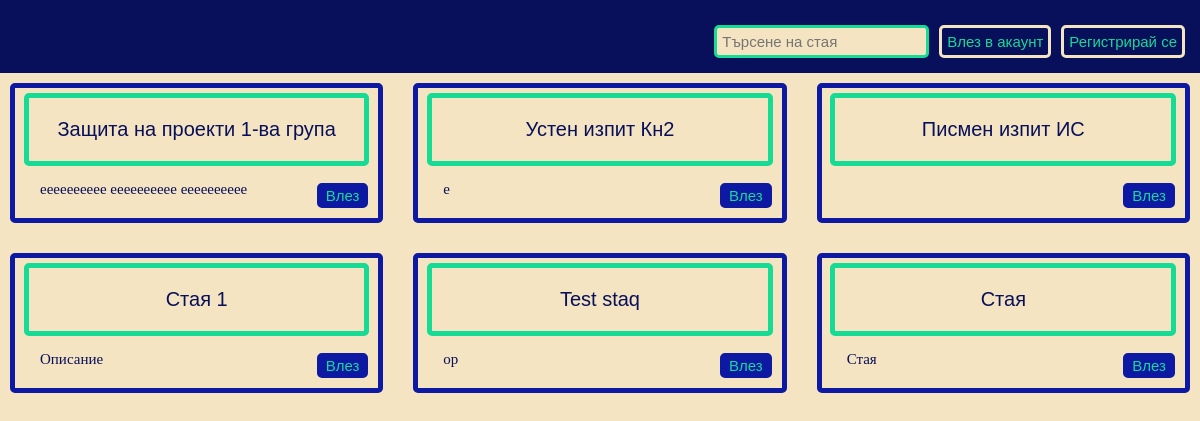
The page /lobby/lobby.php on the database as committed earlier.
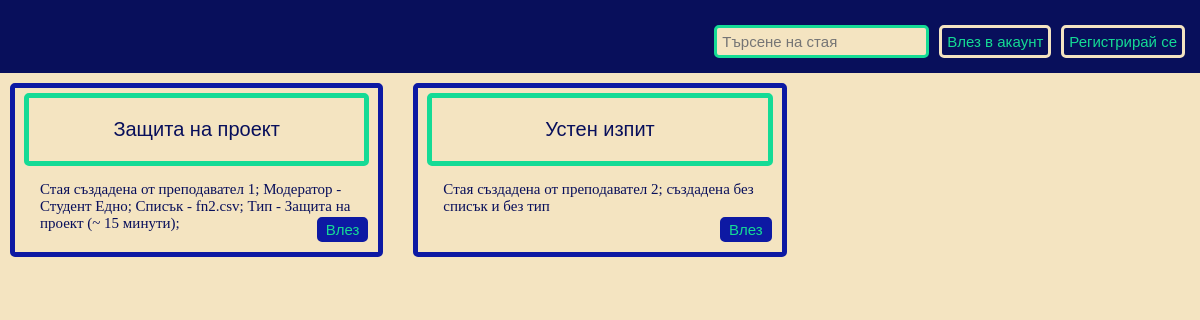
The same page on the database as committed later.
### tables this page shows
CREATE TABLE `rooms` (
  `room_id` int(11) NOT NULL,
  `creator_id` int(11) NOT NULL,
  `moderator_id` int(11) NOT NULL,
  `name` varchar(100) NOT NULL,
  `description` varchar(400) NOT NULL,
  `type_id` int(11) DEFAULT NULL,
  `url` varchar(400) DEFAULT NULL,
  `meeting_password` varchar(100) DEFAULT NULL,
  `break_until` datetime DEFAULT NULL,
  `avg_time` int(11) DEFAULT NULL,
  `passed_people` int(11) NOT NULL DEFAULT 0
);

### lobby/lobby_operations.php (called while the page is built, shortened)
<?php
function getAllRooms(){
	$db = Database::getInstance();
	$pdo = $db->getConnection();
	$query = 'SELECT name, description, room_id FROM rooms';
	$stmt = $pdo->query($query);
	$rows = $stmt->fetchAll(PDO::FETCH_ASSOC);
	return $rows;
}
?>

### lobby/lobby.php (the view, shortened to what this page needs)
<?php
 include_once 'lobby_operations.php';
?>
<!DOCTYPE html>
<html>
<head>
    <link rel="stylesheet" href="../lobby/lobby.css">
</head>
<body>
<header>
    <?php if(!isset($_SESSION["name"])) : ?>
    <form method="get" action="../registration/registration.php">
            <button  type="submit" class="header_button">Регистрирай се</button>
    </form>
    <form method="get" action="../login/login.php">
        <button type="submit" class="header_button">Влез в акаунт</button>
    </form>
    <?php endif; ?>
		 <form method = "post" action="lobby_operations.php">
				<input type="text" class="search_field" name="key_word" placeholder="Търсене на стая">
	 </form>
</header>
<div class="rooms_list">
<?php
if(isset($_SESSION['rooms'])){
	$rows = $_SESSION['rooms'];
	unset($_SESSION['rooms']);
}
else{
	$rows = getAllRooms();
}
if($rows){
    foreach($rows as $row){
        echo "<div class=\"room\">
        <div class=\"room_name\"><p>{$row['name']}</p></div>
        <div class=\"room_description\"><p>{$row['description']}</p></div>
        <button class=\"join_button\" type=\"button\"><a href=\"../room/room.php?room={$row['room_id']}\">Влез</a></button>
        </div>";
    }
}
?>
</div>
</body>
</html>

### lobby/lobby.css (style rules this page uses)
body { margin:0px; background-color: #f4e4c1; }
header { position:sticky; top:0; overflow:auto; padding:10px; background-color:#080f5b; color:#e4c580; font-size:20px; z-index:10; }
.rooms_list { display: grid; grid-template-columns: repeat(3, 1fr); gap: 10px; grid-auto-rows: minmax(100px, auto); }
.room { position:relative; margin:10px; padding:5px; border-style: solid; border-radius: 5px; border-width:5px; border-color:#0d19a3; background-color:#f4e4c1; }
.room_name { margin-left: auto; margin-right: auto; width: 95%; text-align:center; font-size:20px; font-family: Arial, Helvetica, sans-serif; border-style: solid; border-radius: 5px; border-width:5px; color: #080f5b; border-color:#15db95; }
.room_description { font-size:15px; margin-left:20px; color: #080f5b; }
.join_button { position:absolute; bottom:10px; right:10px; text-align: center; font-size:15px; border-style: solid; border-width: 3px; border-radius : 5px; color: #15db95; border-color:#0d19a3; background-color:#0d19a3; }
a:link, a:visited { text-decoration: none; color: #15db95; }
.header_button { float:right; margin:5px; margin-top:15px; padding: 5px; font-size:15px; text-align: center; border-style: solid; border-width: 3px; border-radius : 5px; color: #15db95; border-color:#f4e4c1; background-color:#080f5b; }
.search_field { float:right; margin:5px; margin-top:15px; padding: 5px; font-size:15px; border-style: solid; border-width: 3px; border-radius : 5px; color: #080f5b; border-color:#15db95; background-color:#f4e4c1; }

Rows that differ between the two databases and show on the page:
removed rooms: name "Защита на проекти 1-ва група", description "ееееееееее ееееееееее ееееееееее"
removed rooms: name "Устен изпит Кн2", description "е"
removed rooms: name "Писмен изпит ИС"
removed rooms: name "Стая 1", description "Описание"
removed rooms: name "Test staq", description "op"
removed rooms: name "Стая", description "Стая"
added rooms: name "Защита на проект", description "Стая създадена от преподавател 1; Модератор - Студент Едно; Списък - fn2.csv; Тип - Защита на проект (~ 15 минути);"
added rooms: name "Устен изпит", description "Стая създадена от преподавател 2; създадена без списък и без тип"
